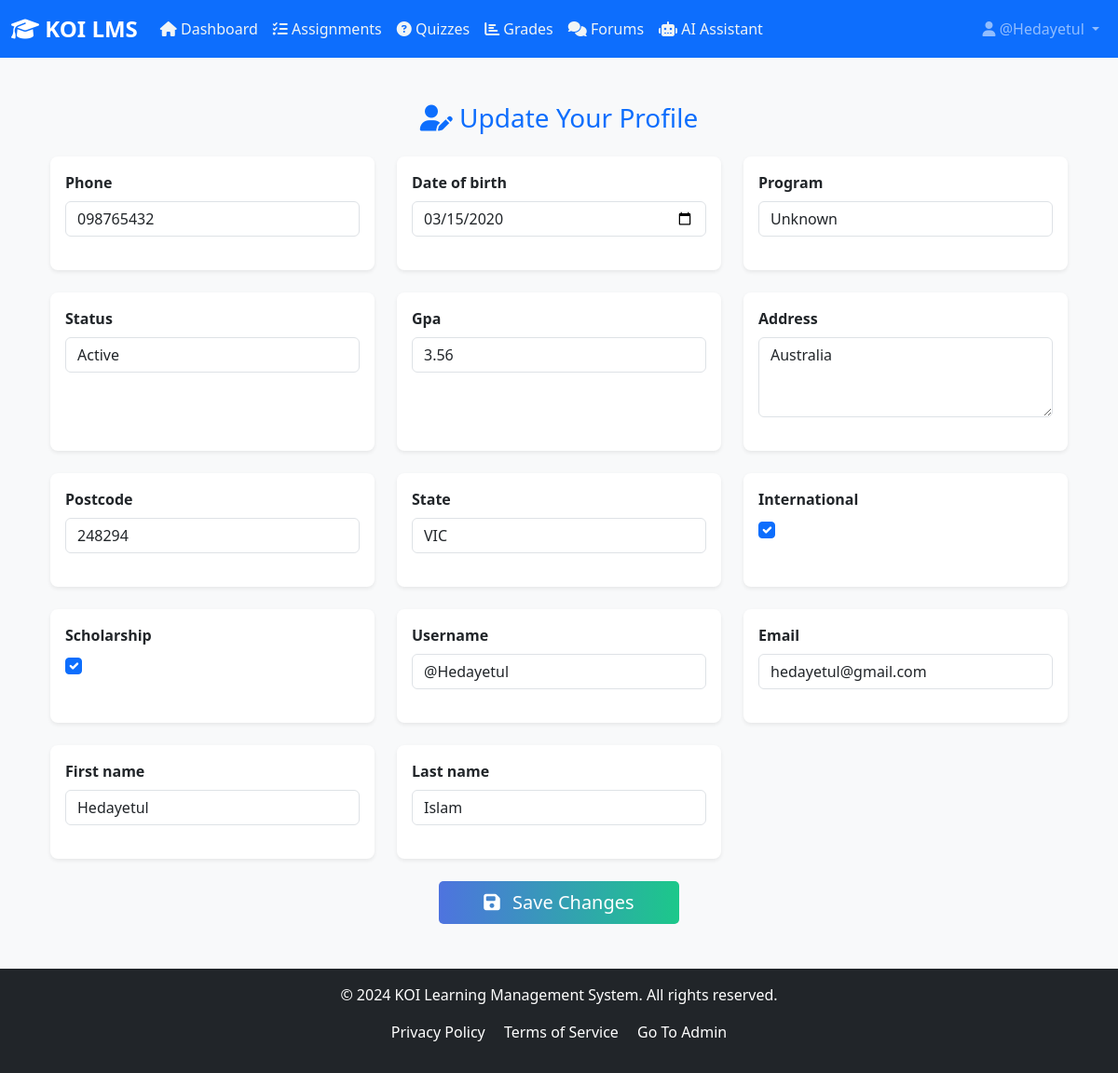
/profile/update/ (signed in), run on the app's committed database.
### lms_core/models.py (models this page shows, shortened)
class Student(models.Model):
    user = models.OneToOneField(User, on_delete=models.CASCADE, related_name='student_profile')
    student_id = models.CharField(max_length=20, unique=True)
    phone = models.CharField(max_length=20, blank=True)
    date_of_birth = models.DateField(null=True, blank=True)
    program = models.CharField(max_length=100)
    enrollment_date = models.DateField(default=timezone.now)  # <- default added
    status = models.CharField(max_length=20, default='Active')
    gpa = models.DecimalField(max_digits=3, decimal_places=2, default=0.0)
    address = models.TextField(blank=True)
    postcode = models.CharField(max_length=10, blank=True)
    state = models.CharField(max_length=10, blank=True)
    international = models.BooleanField(default=False)
    scholarship = models.BooleanField(default=False)
    class Meta:
        ordering = ['student_id']

### lms_core/views.py (the view)
# urls.py: path('profile/update/', views.update_profile, name='update_profile'),
@login_required
def update_profile(request):
    student = request.user.student_profile  # OneToOne relation
    if request.method == 'POST':
        form = ProfileUpdateForm(request.POST, instance=student)
        if form.is_valid():
            form.save()
            messages.success(request, 'Profile updated successfully.')
            return redirect('update_profile')  # match the URL name
        else:
            messages.error(request, 'Please correct the errors below.')
    else:
        form = ProfileUpdateForm(
            instance=student,
            initial={
                'username': request.user.username,
                'email': request.user.email,
                'first_name': request.user.first_name,
                'last_name': request.user.last_name,
            }
        )
    return render(request, 'profile/update_profile.html', {'form': form})

### lms_core/templates/profile/update_profile.html (shortened to what this page needs)
{% extends 'lms_core/base.html' %}
{% block content %}
<div class="container mt-5">
    <h3 class="mb-4 text-center text-primary"><i class="fas fa-user-edit"></i> Update Your Profile</h3>
    <form method="POST" novalidate>
        <div class="row g-4">
            {% for field in form %}
                <div class="col-md-6 col-lg-4">
                    <div class="card shadow-sm p-3 h-100 border-0 rounded-3 hover-shadow">
                        <label for="{{ field.id_for_label }}" class="form-label fw-bold">{{ field.label }}</label>
                        {{ field }}
                    </div>
                </div>
            {% endfor %}
        </div>
        <div class="mt-4 text-center">
            <button type="submit" class="btn btn-gradient btn-lg px-5">
                <i class="fas fa-save me-2"></i> Save Changes
            </button>
        </div>
    </form>
</div>
{% endblock %}

### lms_core/templates/lms_core/base.html (shortened to what this page needs)
<!DOCTYPE html>
<html lang="en">
<head>
    <link href="https://cdn.jsdelivr.net/npm/bootstrap@5.3.0/dist/css/bootstrap.min.css" rel="stylesheet">
    <link rel="stylesheet" href="https://cdnjs.cloudflare.com/ajax/libs/font-awesome/6.4.0/css/all.min.css">
    {% load static %}
    <link rel="stylesheet" href="{% static 'lms_core/css/style.css' %}">
</head>
<body>
    <nav class="navbar navbar-expand-lg navbar-dark bg-primary">
        <div class="container-fluid">
            <a class="navbar-brand" href="{% url 'dashboard' %}">
                <i class="fas fa-graduation-cap"></i> KOI LMS
            </a>
            <div class="collapse navbar-collapse" id="navbarNav">
                {% if user.is_authenticated %}
                <ul class="navbar-nav me-auto">
                    <li class="nav-item">
                        <a class="nav-link" href="{% url 'dashboard' %}" style="color: #f0f4f5;">
    <i class="fas fa-home"></i> Dashboard
</a>
                    </li>
                    <li class="nav-item">
                        <a class="nav-link" href="{% url 'assignments' %}" style="color: #f0f4f5;">
                            <i class="fas fa-tasks"></i> Assignments
                        </a>
                    </li>
                    <li class="nav-item">
                        <a class="nav-link" href="{% url 'quizzes' %}" style="color: #f0f4f5;">
                            <i class="fas fa-question-circle"></i> Quizzes
                        </a>
                    </li>
                    <li class="nav-item">
                        <a class="nav-link" href="{% url 'grades' %}" style="color: #f0f4f5;">
                            <i class="fas fa-chart-bar"></i> Grades
                        </a>
                    </li>
                    <li class="nav-item">
                        <a class="nav-link" href="{% url 'forums' %}" style="color: #f0f4f5;">
                            <i class="fas fa-comments"></i> Forums
                        </a>
                    </li>
                    <li class="nav-item">
                        <a class="nav-link" href="{% url 'ai_query' %}" style="color: #f0f4f5;">
                            <i class="fas fa-robot"></i> AI Assistant
                        </a>
                    </li>
                </ul>
                <ul class="navbar-nav">
                    <li class="nav-item dropdown">
                        <a class="nav-link dropdown-toggle" href="#" id="userDropdown" role="button" data-bs-toggle="dropdown">
                            <i class="fas fa-user"></i> {{ user.username }}
                        </a>
                    </li>
                </ul>
                {% endif %}
            </div>
        </div>
    </nav>
    <main class="container my-4">
        {% block content %}{% endblock %}
    </main>
    <footer class="bg-dark text-white text-center py-3 mt-5">
        <div class="container">
            <p>&copy; 2024 KOI Learning Management System. All rights reserved.</p>
            <p>
                <a href="#" class="text-white me-3">Privacy Policy</a>
                <a href="#" class="text-white me-3">Terms of Service</a>
                <a href="{% url 'admin_login' %}" class="text-white">Go To Admin</a>
            </p>
        </div>
    </footer>
    {% load static %}
</body>
</html>

### lms_core/static/lms_core/css/style.css (style rules this page uses)
:root { --primary-color: #0d6efd; --secondary-color: #6c757d; --success-color: #198754; --info-color: #0dcaf0; --warning-color: #ffc107; --danger-color: #dc3545; }
body { font-family: 'Segoe UI', Tahoma, Geneva, Verdana, sans-serif; background-color: #f8f9fa; }
.navbar-brand { font-weight: bold; font-size: 1.5rem; }
.card { border: none; border-radius: 10px; box-shadow: 0 2px 10px rgba(0,0,0,0.1); margin-bottom: 20px; }
.btn { border-radius: 5px; padding: 0.5rem 1rem; }
footer { margin-top: 50px; }
footer a { text-decoration: none; }

### lms_core/templates/profile/update_profile.html (style rules this page uses)
.btn-gradient { background: linear-gradient(90deg, #4e73df, #1cc88a); color: #fff; border: none; }
input, select, textarea { border-radius: 0.375rem; border: 1px solid #ced4da; padding: 0.5rem; }

### data on the page
Student: form "098765432" "03/15/2020" "Unknown" "Active" "3.56" "Australia" "248294" "VIC" "☑" "☑"

### other printed values
{{ user.username }} "@Hedayetul"
{{ field.label }} "Phone" "Date of birth" "Program" "Status" "Gpa" "Address" "Postcode" "State" "International" "Scholarship" "Username" "Email" "First name" "Last name"
